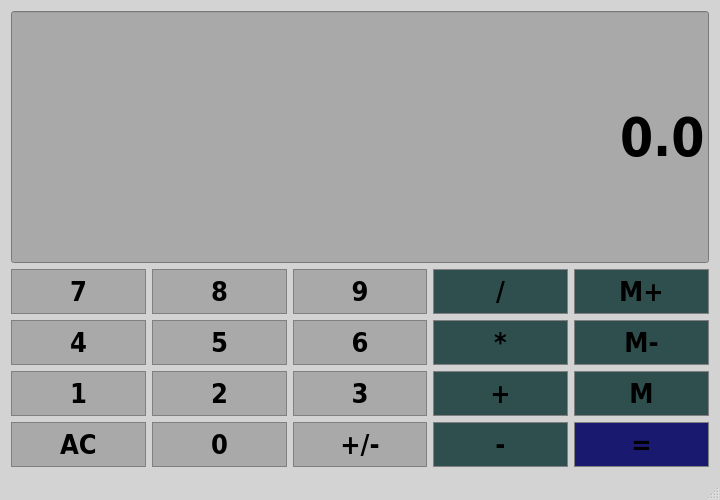
<?xml version="1.0" encoding="UTF-8"?>
<ui version="4.0">
 <class>MainWindow</class>
 <widget class="QMainWindow" name="MainWindow">
  <property name="geometry">
   <rect>
    <x>0</x>
    <y>0</y>
    <width>720</width>
    <height>500</height>
   </rect>
  </property>
  <property name="minimumSize">
   <size>
    <width>720</width>
    <height>500</height>
   </size>
  </property>
  <property name="windowTitle">
   <string>Calculator</string>
  </property>
  <property name="autoFillBackground">
   <bool>false</bool>
  </property>
  <property name="styleSheet">
   <string notr="true">QMainWindow {
	background-color: #D3D3D3
}</string>
  </property>
  <widget class="QWidget" name="centralWidget">
   <layout class="QGridLayout" name="gridLayout">
    <item row="1" column="3">
     <widget class="QPushButton" name="ButtonDivide">
      <property name="sizePolicy">
       <sizepolicy hsizetype="Preferred" vsizetype="Preferred">
        <horstretch>0</horstretch>
        <verstretch>0</verstretch>
       </sizepolicy>
      </property>
      <property name="font">
       <font>
        <family>DejaVu Sans Condensed</family>
        <pointsize>20</pointsize>
        <weight>75</weight>
        <italic>false</italic>
        <bold>true</bold>
       </font>
      </property>
      <property name="styleSheet">
       <string notr="true">QPushButton {
	background-color: #2F4F4F;
	border: 1px solid gray;
	padding: 5px;
	color: black
}

QPushButton:pressed {
	background-color: #808080;
	border: 1px solid gray;
	padding: 5px;
	color: black
}</string>
      </property>
      <property name="text">
       <string>/</string>
      </property>
      <property name="autoDefault">
       <bool>false</bool>
      </property>
      <property name="default">
       <bool>false</bool>
      </property>
     </widget>
    </item>
    <item row="1" column="0">
     <widget class="QPushButton" name="Button7">
      <property name="sizePolicy">
       <sizepolicy hsizetype="Preferred" vsizetype="Preferred">
        <horstretch>0</horstretch>
        <verstretch>0</verstretch>
       </sizepolicy>
      </property>
      <property name="baseSize">
       <size>
        <width>0</width>
        <height>0</height>
       </size>
      </property>
      <property name="font">
       <font>
        <family>DejaVu Sans Condensed</family>
        <pointsize>20</pointsize>
        <weight>75</weight>
        <italic>false</italic>
        <bold>true</bold>
       </font>
      </property>
      <property name="styleSheet">
       <string notr="true">QPushButton {
	background-color: #A9A9A9;
	border: 1px solid gray;
	padding: 5px;
	color: black
}

QPushButton:pressed {
	background-color: #808080;
	border: 1px solid gray;
	padding: 5px;
	color: black
}</string>
      </property>
      <property name="text">
       <string>7</string>
      </property>
      <property name="autoDefault">
       <bool>false</bool>
      </property>
      <property name="default">
       <bool>false</bool>
      </property>
     </widget>
    </item>
    <item row="1" column="2">
     <widget class="QPushButton" name="Button9">
      <property name="sizePolicy">
       <sizepolicy hsizetype="Preferred" vsizetype="Preferred">
        <horstretch>0</horstretch>
        <verstretch>0</verstretch>
       </sizepolicy>
      </property>
      <property name="font">
       <font>
        <family>DejaVu Sans Condensed</family>
        <pointsize>20</pointsize>
        <weight>75</weight>
        <italic>false</italic>
        <bold>true</bold>
       </font>
      </property>
      <property name="styleSheet">
       <string notr="true">QPushButton {
	background-color: #A9A9A9;
	border: 1px solid gray;
	padding: 5px;
	color: black
}

QPushButton:pressed {
	background-color: #808080;
	border: 1px solid gray;
	padding: 5px;
	color: black
}</string>
      </property>
      <property name="text">
       <string>9</string>
      </property>
      <property name="autoDefault">
       <bool>false</bool>
      </property>
      <property name="default">
       <bool>false</bool>
      </property>
     </widget>
    </item>
    <item row="1" column="1">
     <widget class="QPushButton" name="Button8">
      <property name="sizePolicy">
       <sizepolicy hsizetype="Preferred" vsizetype="Preferred">
        <horstretch>0</horstretch>
        <verstretch>0</verstretch>
       </sizepolicy>
      </property>
      <property name="font">
       <font>
        <family>DejaVu Sans Condensed</family>
        <pointsize>20</pointsize>
        <weight>75</weight>
        <italic>false</italic>
        <bold>true</bold>
       </font>
      </property>
      <property name="styleSheet">
       <string notr="true">QPushButton {
	background-color: #A9A9A9;
	border: 1px solid gray;
	padding: 5px;
	color: black
}

QPushButton:pressed {
	background-color: #808080;
	border: 1px solid gray;
	padding: 5px;
	color: black
}</string>
      </property>
      <property name="text">
       <string>8</string>
      </property>
      <property name="autoDefault">
       <bool>false</bool>
      </property>
      <property name="default">
       <bool>false</bool>
      </property>
     </widget>
    </item>
    <item row="1" column="4">
     <widget class="QPushButton" name="ButtonMemAdd">
      <property name="sizePolicy">
       <sizepolicy hsizetype="Preferred" vsizetype="Preferred">
        <horstretch>0</horstretch>
        <verstretch>0</verstretch>
       </sizepolicy>
      </property>
      <property name="font">
       <font>
        <family>DejaVu Sans Condensed</family>
        <pointsize>20</pointsize>
        <weight>75</weight>
        <italic>false</italic>
        <bold>true</bold>
       </font>
      </property>
      <property name="styleSheet">
       <string notr="true">QPushButton {
	background-color: #2F4F4F;
	border: 1px solid gray;
	padding: 5px;
	color: black
}

QPushButton:pressed {
	background-color: #808080;
	border: 1px solid gray;
	padding: 5px;
	color: black
}</string>
      </property>
      <property name="text">
       <string>M+</string>
      </property>
      <property name="autoDefault">
       <bool>false</bool>
      </property>
      <property name="default">
       <bool>false</bool>
      </property>
     </widget>
    </item>
    <item row="3" column="0">
     <widget class="QPushButton" name="Button4">
      <property name="sizePolicy">
       <sizepolicy hsizetype="Preferred" vsizetype="Preferred">
        <horstretch>0</horstretch>
        <verstretch>0</verstretch>
       </sizepolicy>
      </property>
      <property name="font">
       <font>
        <family>DejaVu Sans Condensed</family>
        <pointsize>20</pointsize>
        <weight>75</weight>
        <italic>false</italic>
        <bold>true</bold>
       </font>
      </property>
      <property name="styleSheet">
       <string notr="true">QPushButton {
	background-color: #A9A9A9;
	border: 1px solid gray;
	padding: 5px;
	color: black
}

QPushButton:pressed {
	background-color: #808080;
	border: 1px solid gray;
	padding: 5px;
	color: black
}</string>
      </property>
      <property name="text">
       <string>4</string>
      </property>
      <property name="autoDefault">
       <bool>false</bool>
      </property>
      <property name="default">
       <bool>false</bool>
      </property>
     </widget>
    </item>
    <item row="3" column="1">
     <widget class="QPushButton" name="Button5">
      <property name="sizePolicy">
       <sizepolicy hsizetype="Preferred" vsizetype="Preferred">
        <horstretch>0</horstretch>
        <verstretch>0</verstretch>
       </sizepolicy>
      </property>
      <property name="font">
       <font>
        <family>DejaVu Sans Condensed</family>
        <pointsize>20</pointsize>
        <weight>75</weight>
        <italic>false</italic>
        <bold>true</bold>
       </font>
      </property>
      <property name="styleSheet">
       <string notr="true">QPushButton {
	background-color: #A9A9A9;
	border: 1px solid gray;
	padding: 5px;
	color: black
}

QPushButton:pressed {
	background-color: #808080;
	border: 1px solid gray;
	padding: 5px;
	color: black
}</string>
      </property>
      <property name="text">
       <string>5</string>
      </property>
      <property name="autoDefault">
       <bool>false</bool>
      </property>
      <property name="default">
       <bool>false</bool>
      </property>
     </widget>
    </item>
    <item row="3" column="2">
     <widget class="QPushButton" name="Button6">
      <property name="sizePolicy">
       <sizepolicy hsizetype="Preferred" vsizetype="Preferred">
        <horstretch>0</horstretch>
        <verstretch>0</verstretch>
       </sizepolicy>
      </property>
      <property name="font">
       <font>
        <family>DejaVu Sans Condensed</family>
        <pointsize>20</pointsize>
        <weight>75</weight>
        <italic>false</italic>
        <bold>true</bold>
       </font>
      </property>
      <property name="styleSheet">
       <string notr="true">QPushButton {
	background-color: #A9A9A9;
	border: 1px solid gray;
	padding: 5px;
	color: black
}

QPushButton:pressed {
	background-color: #808080;
	border: 1px solid gray;
	padding: 5px;
	color: black
}</string>
      </property>
      <property name="text">
       <string>6</string>
      </property>
      <property name="autoDefault">
       <bool>false</bool>
      </property>
      <property name="default">
       <bool>false</bool>
      </property>
     </widget>
    </item>
    <item row="3" column="3">
     <widget class="QPushButton" name="ButtonMultiply">
      <property name="sizePolicy">
       <sizepolicy hsizetype="Preferred" vsizetype="Preferred">
        <horstretch>0</horstretch>
        <verstretch>0</verstretch>
       </sizepolicy>
      </property>
      <property name="font">
       <font>
        <family>DejaVu Sans Condensed</family>
        <pointsize>20</pointsize>
        <weight>75</weight>
        <italic>false</italic>
        <bold>true</bold>
       </font>
      </property>
      <property name="styleSheet">
       <string notr="true">QPushButton {
	background-color: #2F4F4F;
	border: 1px solid gray;
	padding: 5px;
	color: black
}

QPushButton:pressed {
	background-color: #808080;
	border: 1px solid gray;
	padding: 5px;
	color: black
}</string>
      </property>
      <property name="text">
       <string>*</string>
      </property>
      <property name="autoDefault">
       <bool>false</bool>
      </property>
      <property name="default">
       <bool>false</bool>
      </property>
     </widget>
    </item>
    <item row="3" column="4">
     <widget class="QPushButton" name="ButtonMemClear">
      <property name="sizePolicy">
       <sizepolicy hsizetype="Preferred" vsizetype="Preferred">
        <horstretch>0</horstretch>
        <verstretch>0</verstretch>
       </sizepolicy>
      </property>
      <property name="font">
       <font>
        <family>DejaVu Sans Condensed</family>
        <pointsize>20</pointsize>
        <weight>75</weight>
        <italic>false</italic>
        <bold>true</bold>
       </font>
      </property>
      <property name="styleSheet">
       <string notr="true">QPushButton {
	background-color: #2F4F4F;
	border: 1px solid gray;
	padding: 5px;
	color: black
}

QPushButton:pressed {
	background-color: #808080;
	border: 1px solid gray;
	padding: 5px;
	color: black
}</string>
      </property>
      <property name="text">
       <string>M-</string>
      </property>
      <property name="autoDefault">
       <bool>false</bool>
      </property>
      <property name="default">
       <bool>false</bool>
      </property>
     </widget>
    </item>
    <item row="4" column="0">
     <widget class="QPushButton" name="Button1">
      <property name="sizePolicy">
       <sizepolicy hsizetype="Preferred" vsizetype="Preferred">
        <horstretch>0</horstretch>
        <verstretch>0</verstretch>
       </sizepolicy>
      </property>
      <property name="font">
       <font>
        <family>DejaVu Sans Condensed</family>
        <pointsize>20</pointsize>
        <weight>75</weight>
        <italic>false</italic>
        <bold>true</bold>
       </font>
      </property>
      <property name="styleSheet">
       <string notr="true">QPushButton {
	background-color: #A9A9A9;
	border: 1px solid gray;
	padding: 5px;
	color: black
}

QPushButton:pressed {
	background-color: #808080;
	border: 1px solid gray;
	padding: 5px;
	color: black
}</string>
      </property>
      <property name="text">
       <string>1</string>
      </property>
      <property name="autoDefault">
       <bool>false</bool>
      </property>
      <property name="default">
       <bool>false</bool>
      </property>
     </widget>
    </item>
    <item row="4" column="1">
     <widget class="QPushButton" name="Button2">
      <property name="sizePolicy">
       <sizepolicy hsizetype="Preferred" vsizetype="Preferred">
        <horstretch>0</horstretch>
        <verstretch>0</verstretch>
       </sizepolicy>
      </property>
      <property name="font">
       <font>
        <family>DejaVu Sans Condensed</family>
        <pointsize>20</pointsize>
        <weight>75</weight>
        <italic>false</italic>
        <bold>true</bold>
       </font>
      </property>
      <property name="styleSheet">
       <string notr="true">QPushButton {
	background-color: #A9A9A9;
	border: 1px solid gray;
	padding: 5px;
	color: black
}

QPushButton:pressed {
	background-color: #808080;
	border: 1px solid gray;
	padding: 5px;
	color: black
}</string>
      </property>
      <property name="text">
       <string>2</string>
      </property>
      <property name="autoDefault">
       <bool>false</bool>
      </property>
      <property name="default">
       <bool>false</bool>
      </property>
     </widget>
    </item>
    <item row="4" column="2">
     <widget class="QPushButton" name="Button3">
      <property name="sizePolicy">
       <sizepolicy hsizetype="Preferred" vsizetype="Preferred">
        <horstretch>0</horstretch>
        <verstretch>0</verstretch>
       </sizepolicy>
      </property>
      <property name="font">
       <font>
        <family>DejaVu Sans Condensed</family>
        <pointsize>20</pointsize>
        <weight>75</weight>
        <italic>false</italic>
        <bold>true</bold>
       </font>
      </property>
      <property name="styleSheet">
       <string notr="true">QPushButton {
	background-color: #A9A9A9;
	border: 1px solid gray;
	padding: 5px;
	color: black
}

QPushButton:pressed {
	background-color: #808080;
	border: 1px solid gray;
	padding: 5px;
	color: black
}</string>
      </property>
      <property name="text">
       <string>3</string>
      </property>
      <property name="autoDefault">
       <bool>false</bool>
      </property>
      <property name="default">
       <bool>false</bool>
      </property>
     </widget>
    </item>
    <item row="4" column="3">
     <widget class="QPushButton" name="ButtonAdd">
      <property name="sizePolicy">
       <sizepolicy hsizetype="Preferred" vsizetype="Preferred">
        <horstretch>0</horstretch>
        <verstretch>0</verstretch>
       </sizepolicy>
      </property>
      <property name="font">
       <font>
        <family>DejaVu Sans Condensed</family>
        <pointsize>20</pointsize>
        <weight>75</weight>
        <italic>false</italic>
        <bold>true</bold>
       </font>
      </property>
      <property name="styleSheet">
       <string notr="true">QPushButton {
	background-color: #2F4F4F;
	border: 1px solid gray;
	padding: 5px;
	color: black
}

QPushButton:pressed {
	background-color: #808080;
	border: 1px solid gray;
	padding: 5px;
	color: black
}</string>
      </property>
      <property name="text">
       <string>+</string>
      </property>
      <property name="autoDefault">
       <bool>false</bool>
      </property>
      <property name="default">
       <bool>false</bool>
      </property>
     </widget>
    </item>
    <item row="4" column="4">
     <widget class="QPushButton" name="ButtonMemGet">
      <property name="sizePolicy">
       <sizepolicy hsizetype="Preferred" vsizetype="Preferred">
        <horstretch>0</horstretch>
        <verstretch>0</verstretch>
       </sizepolicy>
      </property>
      <property name="font">
       <font>
        <family>DejaVu Sans Condensed</family>
        <pointsize>20</pointsize>
        <weight>75</weight>
        <italic>false</italic>
        <bold>true</bold>
       </font>
      </property>
      <property name="styleSheet">
       <string notr="true">QPushButton {
	background-color: #2F4F4F;
	border: 1px solid gray;
	padding: 5px;
	color: black
}

QPushButton:pressed {
	background-color: #808080;
	border: 1px solid gray;
	padding: 5px;
	color: black
}</string>
      </property>
      <property name="text">
       <string>M</string>
      </property>
      <property name="autoDefault">
       <bool>false</bool>
      </property>
      <property name="default">
       <bool>false</bool>
      </property>
     </widget>
    </item>
    <item row="0" column="0" colspan="5">
     <widget class="QLineEdit" name="Display">
      <property name="enabled">
       <bool>true</bool>
      </property>
      <property name="sizePolicy">
       <sizepolicy hsizetype="Preferred" vsizetype="Expanding">
        <horstretch>0</horstretch>
        <verstretch>0</verstretch>
       </sizepolicy>
      </property>
      <property name="font">
       <font>
        <family>DejaVu Sans Condensed</family>
        <pointsize>40</pointsize>
        <weight>75</weight>
        <italic>false</italic>
        <bold>true</bold>
        <stylestrategy>PreferDefault</stylestrategy>
        <kerning>true</kerning>
       </font>
      </property>
      <property name="mouseTracking">
       <bool>false</bool>
      </property>
      <property name="autoFillBackground">
       <bool>false</bool>
      </property>
      <property name="styleSheet">
       <string notr="true">QLineEdit {
background-color: #A9A9A9;
color: black;
}</string>
      </property>
      <property name="text">
       <string>0.0</string>
      </property>
      <property name="alignment">
       <set>Qt::AlignRight|Qt::AlignTrailing|Qt::AlignVCenter</set>
      </property>
      <property name="readOnly">
       <bool>true</bool>
      </property>
     </widget>
    </item>
    <item row="5" column="0">
     <widget class="QPushButton" name="ButtonClear">
      <property name="sizePolicy">
       <sizepolicy hsizetype="Preferred" vsizetype="Preferred">
        <horstretch>0</horstretch>
        <verstretch>0</verstretch>
       </sizepolicy>
      </property>
      <property name="font">
       <font>
        <family>DejaVu Sans Condensed</family>
        <pointsize>20</pointsize>
        <weight>75</weight>
        <italic>false</italic>
        <bold>true</bold>
       </font>
      </property>
      <property name="styleSheet">
       <string notr="true">QPushButton {
	background-color: #A9A9A9;
	border: 1px solid gray;
	padding: 5px;
	color: black
}

QPushButton:pressed {
	background-color: #808080;
	border: 1px solid gray;
	padding: 5px;
	color: black
}</string>
      </property>
      <property name="text">
       <string>AC</string>
      </property>
      <property name="autoDefault">
       <bool>false</bool>
      </property>
      <property name="default">
       <bool>false</bool>
      </property>
     </widget>
    </item>
    <item row="5" column="1">
     <widget class="QPushButton" name="Button0">
      <property name="sizePolicy">
       <sizepolicy hsizetype="Preferred" vsizetype="Preferred">
        <horstretch>0</horstretch>
        <verstretch>0</verstretch>
       </sizepolicy>
      </property>
      <property name="font">
       <font>
        <family>DejaVu Sans Condensed</family>
        <pointsize>20</pointsize>
        <weight>75</weight>
        <italic>false</italic>
        <bold>true</bold>
       </font>
      </property>
      <property name="styleSheet">
       <string notr="true">QPushButton {
	background-color: #A9A9A9;
	border: 1px solid gray;
	padding: 5px;
	color: black
}

QPushButton:pressed {
	background-color: #808080;
	border: 1px solid gray;
	padding: 5px;
	color: black
}</string>
      </property>
      <property name="text">
       <string>0</string>
      </property>
      <property name="autoDefault">
       <bool>false</bool>
      </property>
      <property name="default">
       <bool>false</bool>
      </property>
     </widget>
    </item>
    <item row="5" column="2">
     <widget class="QPushButton" name="ButtonChangeSign">
      <property name="sizePolicy">
       <sizepolicy hsizetype="Preferred" vsizetype="Preferred">
        <horstretch>0</horstretch>
        <verstretch>0</verstretch>
       </sizepolicy>
      </property>
      <property name="font">
       <font>
        <family>DejaVu Sans Condensed</family>
        <pointsize>20</pointsize>
        <weight>75</weight>
        <italic>false</italic>
        <bold>true</bold>
       </font>
      </property>
      <property name="styleSheet">
       <string notr="true">QPushButton {
	background-color: #A9A9A9;
	border: 1px solid gray;
	padding: 5px;
	color: black
}

QPushButton:pressed {
	background-color: #808080;
	border: 1px solid gray;
	padding: 5px;
	color: black
}</string>
      </property>
      <property name="text">
       <string>+/-</string>
      </property>
      <property name="autoDefault">
       <bool>false</bool>
      </property>
      <property name="default">
       <bool>false</bool>
      </property>
     </widget>
    </item>
    <item row="5" column="3">
     <widget class="QPushButton" name="ButtonMinus">
      <property name="sizePolicy">
       <sizepolicy hsizetype="Preferred" vsizetype="Preferred">
        <horstretch>0</horstretch>
        <verstretch>0</verstretch>
       </sizepolicy>
      </property>
      <property name="font">
       <font>
        <family>DejaVu Sans Condensed</family>
        <pointsize>20</pointsize>
        <weight>75</weight>
        <italic>false</italic>
        <bold>true</bold>
       </font>
      </property>
      <property name="styleSheet">
       <string notr="true">QPushButton {
	background-color: #2F4F4F;
	border: 1px solid gray;
	padding: 5px;
	color: black
}

QPushButton:pressed {
	background-color: #808080;
	border: 1px solid gray;
	padding: 5px;
	color: black
}</string>
      </property>
      <property name="text">
       <string>-</string>
      </property>
      <property name="autoDefault">
       <bool>false</bool>
      </property>
      <property name="default">
       <bool>false</bool>
      </property>
     </widget>
    </item>
    <item row="5" column="4">
     <widget class="QPushButton" name="ButtonEqual">
      <property name="sizePolicy">
       <sizepolicy hsizetype="Preferred" vsizetype="Preferred">
        <horstretch>0</horstretch>
        <verstretch>0</verstretch>
       </sizepolicy>
      </property>
      <property name="font">
       <font>
        <family>DejaVu Sans Condensed</family>
        <pointsize>20</pointsize>
        <weight>75</weight>
        <italic>false</italic>
        <bold>true</bold>
       </font>
      </property>
      <property name="styleSheet">
       <string notr="true">QPushButton {
	background-color: #191970;
	border: 1px solid gray;
	padding: 5px;
	color: black
}

QPushButton:pressed {
	background-color: #808080;
	border: 1px solid gray;
	padding: 5px;
	color: black
}</string>
      </property>
      <property name="text">
       <string>=</string>
      </property>
      <property name="autoDefault">
       <bool>false</bool>
      </property>
      <property name="default">
       <bool>false</bool>
      </property>
     </widget>
    </item>
   </layout>
  </widget>
  <widget class="QMenuBar" name="menuBar">
   <property name="geometry">
    <rect>
     <x>0</x>
     <y>0</y>
     <width>720</width>
     <height>27</height>
    </rect>
   </property>
  </widget>
  <widget class="QStatusBar" name="statusBar"/>
 </widget>
 <layoutdefault spacing="6" margin="11"/>
 <resources/>
 <connections/>
</ui>
